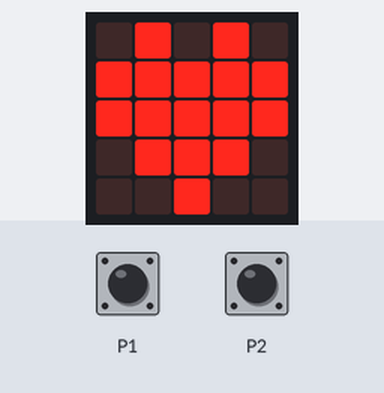
The program below on a simulated BBC micro:bit (MakeCode). On the bench: the board's 5×5 LED display. The test bench sets the inputs (shaded band).

Above: at 1.8 s.
1.9 s: touch pin P1 pressed for 0.15 s
At 2.5 s:
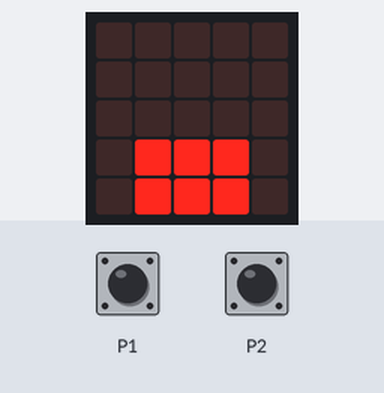
3.5 s: touch pin P2 pressed for 0.15 s
At 4.8 s:
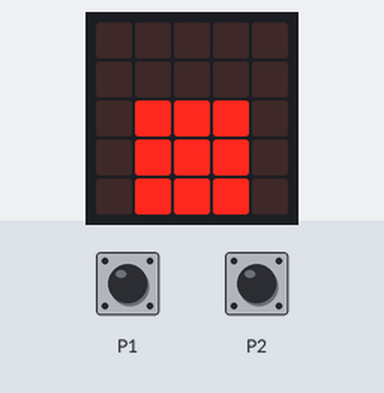
5.1 s: touch pin P2 pressed for 0.15 s
At 6.2 s:
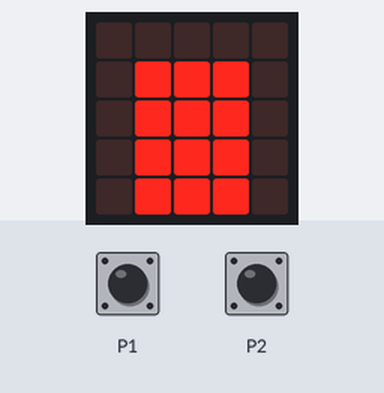
6.7 s: touch pin P2 pressed for 0.15 s
At 7.4 s:
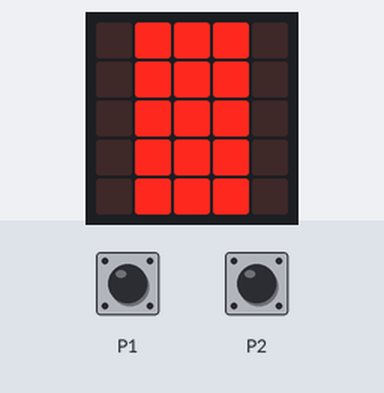
8.3 s: touch pin P1 pressed 5 times (0.12 s each, 0.3 s apart)
At 10.8 s:
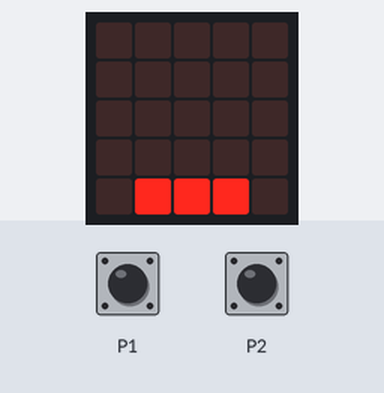
Timing chart, 0 to 12.3 s (numbered marks = the images above; inputs shaded):
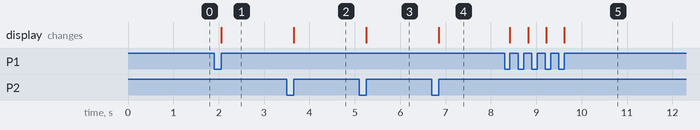

Measured:
- after the input at 1.9 s, the display: changes after 0.15 s (image 1)
- after the input at 3.5 s, the display: changes after 0.15 s (image 2)
- after the input at 5.1 s, the display: changes after 0.15 s (image 3)
- after the input at 6.7 s, the display: changes after 0.15 s (image 4)
- after the input at 8.3 s, the display: first changes after 0.12 s (image 5 shows a later state)

The program:

main.ts
```typescript
input.onPinPressed(TouchPin.P2, function () {
    music.setVolume(music.volume() + 50)
    if (music.volume() >= 200) {
        basic.showLeds(`
            . # # # .
            . # # # .
            . # # # .
            . # # # .
            . # # # .
            `)
    } else if (music.volume() >= 150) {
        basic.showLeds(`
            . . . . .
            . # # # .
            . # # # .
            . # # # .
            . # # # .
            `)
    } else if (music.volume() >= 100) {
        basic.showLeds(`
            . . . . .
            . . . . .
            . # # # .
            . # # # .
            . # # # .
            `)
    } else if (music.volume() >= 50) {
        basic.showLeds(`
            . . . . .
            . . . . .
            . . . . .
            . # # # .
            . # # # .
            `)
    } else {
        basic.showLeds(`
            . . . . .
            . . . . .
            . . . . .
            . . . . .
            . # # # .
            `)
    }
})
input.onPinPressed(TouchPin.P1, function () {
    music.setVolume(music.volume() - 50)
    if (music.volume() >= 200) {
        basic.showLeds(`
            . # # # .
            . # # # .
            . # # # .
            . # # # .
            . # # # .
            `)
    } else if (music.volume() >= 150) {
        basic.showLeds(`
            . . . . .
            . # # # .
            . # # # .
            . # # # .
            . # # # .
            `)
    } else if (music.volume() >= 100) {
        basic.showLeds(`
            . . . . .
            . . . . .
            . # # # .
            . # # # .
            . # # # .
            `)
    } else if (music.volume() >= 50) {
        basic.showLeds(`
            . . . . .
            . . . . .
            . . . . .
            . # # # .
            . # # # .
            `)
    } else {
        basic.showLeds(`
            . . . . .
            . . . . .
            . . . . .
            . . . . .
            . # # # .
            `)
    }
})
music.setVolume(100)
basic.showIcon(IconNames.Heart)
pins.touchSetMode(TouchTarget.P1, TouchTargetMode.Capacitive)
pins.touchSetMode(TouchTarget.P2, TouchTargetMode.Capacitive)
```

test.ts
```typescript
// 在這裡測試；當此封包作為擴充功能時，將不會編譯此內容。
```
